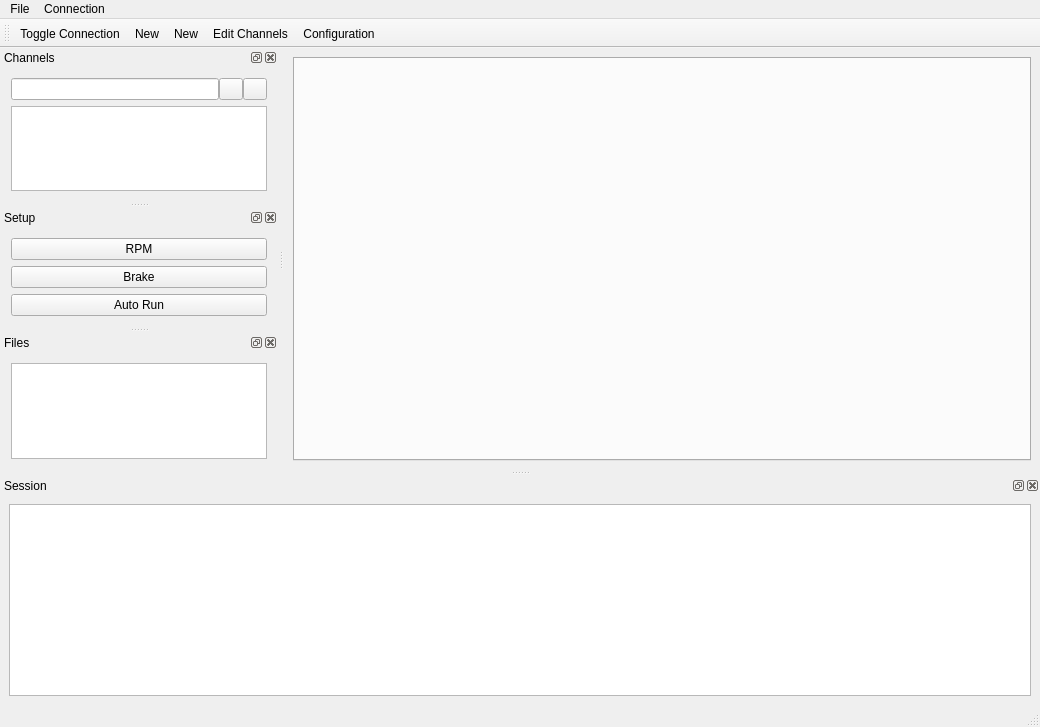
<?xml version="1.0" encoding="UTF-8"?>
<ui version="4.0">
 <class>MainWindow</class>
 <widget class="QMainWindow" name="MainWindow">
  <property name="geometry">
   <rect>
    <x>0</x>
    <y>0</y>
    <width>1040</width>
    <height>727</height>
   </rect>
  </property>
  <property name="sizePolicy">
   <sizepolicy hsizetype="Preferred" vsizetype="Preferred">
    <horstretch>0</horstretch>
    <verstretch>0</verstretch>
   </sizepolicy>
  </property>
  <property name="sizeIncrement">
   <size>
    <width>0</width>
    <height>0</height>
   </size>
  </property>
  <property name="baseSize">
   <size>
    <width>0</width>
    <height>0</height>
   </size>
  </property>
  <property name="windowTitle">
   <string>Dynamometer by JayTek</string>
  </property>
  <property name="autoFillBackground">
   <bool>false</bool>
  </property>
  <property name="toolButtonStyle">
   <enum>Qt::ToolButtonIconOnly</enum>
  </property>
  <property name="tabShape">
   <enum>QTabWidget::Rounded</enum>
  </property>
  <property name="dockNestingEnabled">
   <bool>true</bool>
  </property>
  <property name="dockOptions">
   <set>QMainWindow::AllowNestedDocks|QMainWindow::AllowTabbedDocks|QMainWindow::AnimatedDocks</set>
  </property>
  <widget class="QWidget" name="centralWidget">
   <property name="enabled">
    <bool>true</bool>
   </property>
   <property name="focusPolicy">
    <enum>Qt::ClickFocus</enum>
   </property>
   <layout class="QVBoxLayout" name="verticalLayout_2">
    <property name="spacing">
     <number>6</number>
    </property>
    <property name="leftMargin">
     <number>9</number>
    </property>
    <property name="topMargin">
     <number>9</number>
    </property>
    <property name="rightMargin">
     <number>9</number>
    </property>
    <property name="bottomMargin">
     <number>9</number>
    </property>
    <item>
     <widget class="QTabWidget" name="tabWidget">
      <property name="styleSheet">
       <string notr="true"/>
      </property>
      <property name="tabShape">
       <enum>QTabWidget::Rounded</enum>
      </property>
      <property name="currentIndex">
       <number>-1</number>
      </property>
      <property name="tabsClosable">
       <bool>true</bool>
      </property>
      <property name="movable">
       <bool>true</bool>
      </property>
      <property name="tabBarAutoHide">
       <bool>false</bool>
      </property>
     </widget>
    </item>
   </layout>
  </widget>
  <widget class="QMenuBar" name="menuBar">
   <property name="geometry">
    <rect>
     <x>0</x>
     <y>0</y>
     <width>1040</width>
     <height>22</height>
    </rect>
   </property>
   <widget class="QMenu" name="menuFile">
    <property name="title">
     <string>File</string>
    </property>
    <addaction name="actionOpen"/>
    <addaction name="separator"/>
    <addaction name="actionSave_Configuration_As"/>
    <addaction name="separator"/>
    <addaction name="actionSave_Channels_As"/>
    <addaction name="separator"/>
    <addaction name="actionExit"/>
   </widget>
   <widget class="QMenu" name="menuConnection">
    <property name="title">
     <string>Connection</string>
    </property>
    <addaction name="actionConnectionSettings"/>
   </widget>
   <addaction name="menuFile"/>
   <addaction name="menuConnection"/>
  </widget>
  <widget class="QToolBar" name="mainToolBar">
   <property name="sizePolicy">
    <sizepolicy hsizetype="Preferred" vsizetype="Fixed">
     <horstretch>0</horstretch>
     <verstretch>0</verstretch>
    </sizepolicy>
   </property>
   <property name="windowTitle">
    <string>Tool Bar</string>
   </property>
   <property name="iconSize">
    <size>
     <width>24</width>
     <height>24</height>
    </size>
   </property>
   <attribute name="toolBarArea">
    <enum>TopToolBarArea</enum>
   </attribute>
   <attribute name="toolBarBreak">
    <bool>false</bool>
   </attribute>
   <addaction name="actionConnect"/>
   <addaction name="actionNewChartView"/>
   <addaction name="actionNewDash"/>
   <addaction name="actionChannelEditor"/>
   <addaction name="actionConfiguration"/>
  </widget>
  <widget class="QStatusBar" name="statusBar">
   <property name="sizeGripEnabled">
    <bool>true</bool>
   </property>
  </widget>
  <widget class="QDockWidget" name="channelDock">
   <property name="windowIcon">
    <iconset resource="dynamometer.qrc">
     <normaloff>:/icons/channels.png</normaloff>:/icons/channels.png</iconset>
   </property>
   <property name="windowTitle">
    <string>Channels</string>
   </property>
   <attribute name="dockWidgetArea">
    <number>1</number>
   </attribute>
   <widget class="QWidget" name="dockWidgetContents">
    <layout class="QVBoxLayout" name="verticalLayout_4">
     <item>
      <layout class="QVBoxLayout" name="verticalLayout">
       <item>
        <layout class="QHBoxLayout" name="horizontalLayout">
         <property name="spacing">
          <number>0</number>
         </property>
         <item>
          <widget class="QLineEdit" name="channelLineEdit">
           <property name="inputMask">
            <string/>
           </property>
           <property name="maxLength">
            <number>60</number>
           </property>
          </widget>
         </item>
         <item>
          <widget class="QPushButton" name="channelAddPushButton">
           <property name="maximumSize">
            <size>
             <width>24</width>
             <height>24</height>
            </size>
           </property>
           <property name="text">
            <string/>
           </property>
           <property name="icon">
            <iconset resource="dynamometer.qrc">
             <normaloff>:/icons/chart_curve_add.png</normaloff>:/icons/chart_curve_add.png</iconset>
           </property>
          </widget>
         </item>
         <item>
          <widget class="QPushButton" name="channelDeletePushButton">
           <property name="maximumSize">
            <size>
             <width>24</width>
             <height>24</height>
            </size>
           </property>
           <property name="text">
            <string/>
           </property>
           <property name="icon">
            <iconset resource="dynamometer.qrc">
             <normaloff>:/icons/chart_curve_delete.png</normaloff>:/icons/chart_curve_delete.png</iconset>
           </property>
          </widget>
         </item>
        </layout>
       </item>
       <item>
        <widget class="QListWidget" name="channelListWidget">
         <property name="dragEnabled">
          <bool>true</bool>
         </property>
        </widget>
       </item>
      </layout>
     </item>
    </layout>
   </widget>
  </widget>
  <widget class="QDockWidget" name="setupDock">
   <property name="windowTitle">
    <string>Setup</string>
   </property>
   <attribute name="dockWidgetArea">
    <number>1</number>
   </attribute>
   <widget class="QWidget" name="dockWidgetContents_2">
    <layout class="QVBoxLayout" name="verticalLayout_3">
     <item>
      <widget class="QPushButton" name="pushButton">
       <property name="text">
        <string>RPM</string>
       </property>
      </widget>
     </item>
     <item>
      <widget class="QPushButton" name="pushButton_3">
       <property name="text">
        <string>Brake</string>
       </property>
      </widget>
     </item>
     <item>
      <widget class="QPushButton" name="pushButton_2">
       <property name="text">
        <string>Auto Run</string>
       </property>
      </widget>
     </item>
    </layout>
   </widget>
  </widget>
  <widget class="QDockWidget" name="sessionDock">
   <property name="windowTitle">
    <string>Session</string>
   </property>
   <attribute name="dockWidgetArea">
    <number>8</number>
   </attribute>
   <widget class="QWidget" name="dockWidgetContents_4">
    <layout class="QHBoxLayout" name="horizontalLayout_2">
     <property name="spacing">
      <number>6</number>
     </property>
     <property name="leftMargin">
      <number>9</number>
     </property>
     <property name="topMargin">
      <number>9</number>
     </property>
     <property name="rightMargin">
      <number>9</number>
     </property>
     <property name="bottomMargin">
      <number>9</number>
     </property>
     <item>
      <widget class="QTableWidget" name="sessionTableWidget">
       <property name="editTriggers">
        <set>QAbstractItemView::NoEditTriggers</set>
       </property>
       <property name="selectionBehavior">
        <enum>QAbstractItemView::SelectRows</enum>
       </property>
       <property name="sortingEnabled">
        <bool>true</bool>
       </property>
       <attribute name="horizontalHeaderMinimumSectionSize">
        <number>24</number>
       </attribute>
       <attribute name="horizontalHeaderShowSortIndicator" stdset="0">
        <bool>true</bool>
       </attribute>
       <attribute name="verticalHeaderMinimumSectionSize">
        <number>24</number>
       </attribute>
       <attribute name="verticalHeaderDefaultSectionSize">
        <number>24</number>
       </attribute>
      </widget>
     </item>
    </layout>
   </widget>
  </widget>
  <widget class="QDockWidget" name="fileDock">
   <property name="allowedAreas">
    <set>Qt::AllDockWidgetAreas</set>
   </property>
   <property name="windowTitle">
    <string>Files</string>
   </property>
   <attribute name="dockWidgetArea">
    <number>1</number>
   </attribute>
   <widget class="QWidget" name="dockWidgetContents_5">
    <layout class="QVBoxLayout" name="verticalLayout_5">
     <item>
      <widget class="QTreeView" name="fileTree">
       <property name="acceptDrops">
        <bool>true</bool>
       </property>
       <property name="editTriggers">
        <set>QAbstractItemView::EditKeyPressed|QAbstractItemView::SelectedClicked</set>
       </property>
       <property name="dragEnabled">
        <bool>true</bool>
       </property>
       <property name="dragDropMode">
        <enum>QAbstractItemView::InternalMove</enum>
       </property>
       <property name="defaultDropAction">
        <enum>Qt::MoveAction</enum>
       </property>
       <property name="selectionMode">
        <enum>QAbstractItemView::SingleSelection</enum>
       </property>
       <property name="selectionBehavior">
        <enum>QAbstractItemView::SelectRows</enum>
       </property>
       <property name="sortingEnabled">
        <bool>true</bool>
       </property>
       <property name="animated">
        <bool>false</bool>
       </property>
       <property name="expandsOnDoubleClick">
        <bool>true</bool>
       </property>
      </widget>
     </item>
    </layout>
   </widget>
  </widget>
  <action name="actionConnectionSettings">
   <property name="checked">
    <bool>false</bool>
   </property>
   <property name="text">
    <string>Connection Settings</string>
   </property>
   <property name="statusTip">
    <string>connect to dynamometer</string>
   </property>
  </action>
  <action name="actionExit">
   <property name="text">
    <string>Exit</string>
   </property>
   <property name="toolTip">
    <string>Quit the application</string>
   </property>
  </action>
  <action name="actionConnect">
   <property name="checkable">
    <bool>false</bool>
   </property>
   <property name="checked">
    <bool>false</bool>
   </property>
   <property name="icon">
    <iconset resource="dynamometer.qrc">
     <normaloff>:/icons/disconnect.png</normaloff>
     <normalon>:/icons/connect.png</normalon>:/icons/disconnect.png</iconset>
   </property>
   <property name="text">
    <string>Toggle Connection</string>
   </property>
   <property name="toolTip">
    <string>toggle connection to the dynamometer</string>
   </property>
  </action>
  <action name="actionChannelEditor">
   <property name="checkable">
    <bool>true</bool>
   </property>
   <property name="icon">
    <iconset resource="dynamometer.qrc">
     <normaloff>:/icons/channels.png</normaloff>:/icons/channels.png</iconset>
   </property>
   <property name="text">
    <string>Edit Channels...</string>
   </property>
   <property name="toolTip">
    <string>open the channel editor</string>
   </property>
  </action>
  <action name="actionNewChartView">
   <property name="icon">
    <iconset resource="dynamometer.qrc">
     <normaloff>:/icons/session.png</normaloff>:/icons/session.png</iconset>
   </property>
   <property name="text">
    <string>New...</string>
   </property>
   <property name="toolTip">
    <string>Create new graph view</string>
   </property>
  </action>
  <action name="actionNewDash">
   <property name="icon">
    <iconset resource="dynamometer.qrc">
     <normaloff>:/icons/dash.png</normaloff>:/icons/dash.png</iconset>
   </property>
   <property name="text">
    <string>New...</string>
   </property>
   <property name="toolTip">
    <string>Create a new dash</string>
   </property>
  </action>
  <action name="actionConfiguration">
   <property name="icon">
    <iconset resource="dynamometer.qrc">
     <normaloff>:/icons/config.png</normaloff>:/icons/config.png</iconset>
   </property>
   <property name="text">
    <string>Configuration</string>
   </property>
   <property name="toolTip">
    <string>Configure Dynamometer</string>
   </property>
  </action>
  <action name="actionOpen">
   <property name="text">
    <string>Open...</string>
   </property>
  </action>
  <action name="actionSave_Configuration_As">
   <property name="text">
    <string>Save Configuration As...</string>
   </property>
  </action>
  <action name="actionSave_Channels_As">
   <property name="text">
    <string>Save Channels As...</string>
   </property>
  </action>
 </widget>
 <layoutdefault spacing="6" margin="11"/>
 <tabstops>
  <tabstop>tabWidget</tabstop>
  <tabstop>channelLineEdit</tabstop>
  <tabstop>channelAddPushButton</tabstop>
  <tabstop>channelDeletePushButton</tabstop>
  <tabstop>channelListWidget</tabstop>
  <tabstop>pushButton</tabstop>
  <tabstop>pushButton_3</tabstop>
  <tabstop>pushButton_2</tabstop>
 </tabstops>
 <resources>
  <include location="dynamometer.qrc"/>
 </resources>
 <connections/>
</ui>
